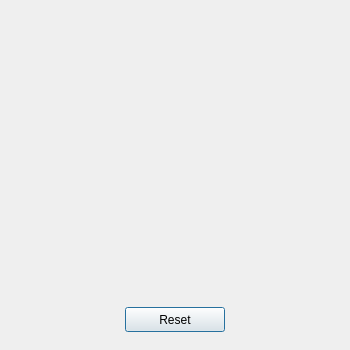
<?xml version="1.0" encoding="UTF-8"?>
<ui version="4.0">
 <class>Tablet</class>
 <widget class="QDialog" name="Tablet">
  <property name="geometry">
   <rect>
    <x>0</x>
    <y>0</y>
    <width>350</width>
    <height>350</height>
   </rect>
  </property>
  <property name="maximumSize">
   <size>
    <width>350</width>
    <height>350</height>
   </size>
  </property>
  <property name="windowTitle">
   <string>MainWindow</string>
  </property>
  <layout class="QHBoxLayout" name="horizontalLayout">
   <item>
    <layout class="QVBoxLayout" name="verticalLayout">
     <item>
      <widget class="DrawingWidget" name="graphicsView" native="true">
       <property name="maximumSize">
        <size>
         <width>280</width>
         <height>280</height>
        </size>
       </property>
      </widget>
     </item>
     <item>
      <widget class="QPushButton" name="pushButton">
       <property name="maximumSize">
        <size>
         <width>100</width>
         <height>25</height>
        </size>
       </property>
       <property name="text">
        <string>Reset</string>
       </property>
      </widget>
     </item>
    </layout>
   </item>
  </layout>
 </widget>
 <customwidgets>
  <customwidget>
   <class>DrawingWidget</class>
   <extends>QWidget</extends>
   <header>maze_drawing_widget.h</header>
  </customwidget>
 </customwidgets>
 <resources/>
 <connections/>
</ui>
